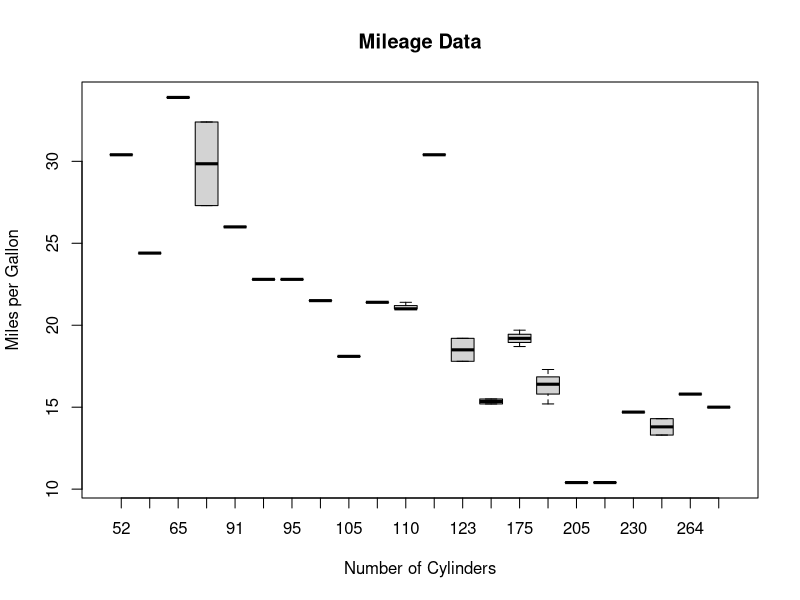

This figure's R source:
png(file="boxplotex.png")
boxplot(mpg~hp,data = mtcars,xlab="Number of Cylinders",ylab="Miles per Gallon",main="Mileage Data")
dev.off()
